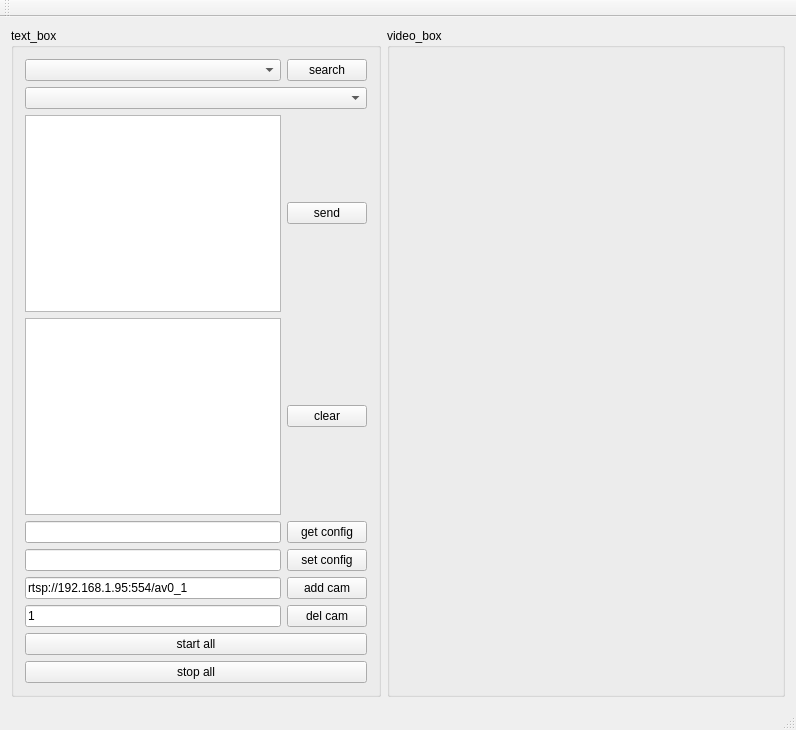
<?xml version="1.0" encoding="UTF-8"?>
<ui version="4.0">
 <class>MainWindow</class>
 <widget class="QMainWindow" name="MainWindow">
  <property name="geometry">
   <rect>
    <x>0</x>
    <y>0</y>
    <width>796</width>
    <height>730</height>
   </rect>
  </property>
  <property name="windowTitle">
   <string>MainWindow</string>
  </property>
  <widget class="QWidget" name="centralWidget">
   <layout class="QFormLayout" name="formLayout">
    <item row="0" column="0">
     <widget class="QGroupBox" name="groupBox_text">
      <property name="title">
       <string>text_box</string>
      </property>
      <layout class="QGridLayout" name="gridLayout">
       <item row="9" column="0" colspan="2">
        <widget class="QPushButton" name="pushButton_start">
         <property name="text">
          <string>start all</string>
         </property>
        </widget>
       </item>
       <item row="3" column="0">
        <widget class="QPlainTextEdit" name="plainTextEdit_recive"/>
       </item>
       <item row="2" column="0">
        <widget class="QPlainTextEdit" name="plainTextEdit_send"/>
       </item>
       <item row="0" column="0">
        <widget class="QComboBox" name="comboBox_search"/>
       </item>
       <item row="0" column="1">
        <widget class="QPushButton" name="pushButton_search">
         <property name="text">
          <string>search</string>
         </property>
        </widget>
       </item>
       <item row="3" column="1">
        <widget class="QPushButton" name="pushButton_recive">
         <property name="text">
          <string>clear</string>
         </property>
        </widget>
       </item>
       <item row="2" column="1">
        <widget class="QPushButton" name="pushButton_send">
         <property name="text">
          <string>send</string>
         </property>
        </widget>
       </item>
       <item row="1" column="0" colspan="2">
        <widget class="QComboBox" name="comboBox_cameras"/>
       </item>
       <item row="5" column="1">
        <widget class="QPushButton" name="pushButton_setconfig">
         <property name="text">
          <string>set config</string>
         </property>
        </widget>
       </item>
       <item row="4" column="1">
        <widget class="QPushButton" name="pushButton_getconfig">
         <property name="text">
          <string>get config</string>
         </property>
        </widget>
       </item>
       <item row="4" column="0">
        <widget class="QLineEdit" name="lineEdit_getconfig"/>
       </item>
       <item row="5" column="0">
        <widget class="QLineEdit" name="lineEdit_setconfig"/>
       </item>
       <item row="10" column="0" colspan="2">
        <widget class="QPushButton" name="pushButton_stop">
         <property name="text">
          <string>stop all</string>
         </property>
        </widget>
       </item>
       <item row="8" column="1">
        <widget class="QPushButton" name="pushButton_delcam">
         <property name="text">
          <string>del cam</string>
         </property>
        </widget>
       </item>
       <item row="6" column="1">
        <widget class="QPushButton" name="pushButton_addcam">
         <property name="text">
          <string>add cam</string>
         </property>
        </widget>
       </item>
       <item row="6" column="0">
        <widget class="QLineEdit" name="lineEdit_addcam">
         <property name="text">
          <string>rtsp://192.168.1.95:554/av0_1</string>
         </property>
        </widget>
       </item>
       <item row="8" column="0">
        <widget class="QLineEdit" name="lineEdit_delcam">
         <property name="text">
          <string>1</string>
         </property>
        </widget>
       </item>
      </layout>
     </widget>
    </item>
    <item row="0" column="1">
     <widget class="QGroupBox" name="groupBox_video">
      <property name="title">
       <string>video_box</string>
      </property>
      <layout class="QGridLayout" name="gridLayout_2">
       <item row="0" column="0">
        <layout class="QGridLayout" name="gridLayout_video"/>
       </item>
      </layout>
     </widget>
    </item>
   </layout>
  </widget>
  <widget class="QMenuBar" name="menuBar">
   <property name="geometry">
    <rect>
     <x>0</x>
     <y>0</y>
     <width>796</width>
     <height>19</height>
    </rect>
   </property>
  </widget>
  <widget class="QToolBar" name="mainToolBar">
   <attribute name="toolBarArea">
    <enum>TopToolBarArea</enum>
   </attribute>
   <attribute name="toolBarBreak">
    <bool>false</bool>
   </attribute>
  </widget>
  <widget class="QStatusBar" name="statusBar"/>
 </widget>
 <layoutdefault spacing="6" margin="11"/>
 <resources/>
 <connections/>
</ui>
